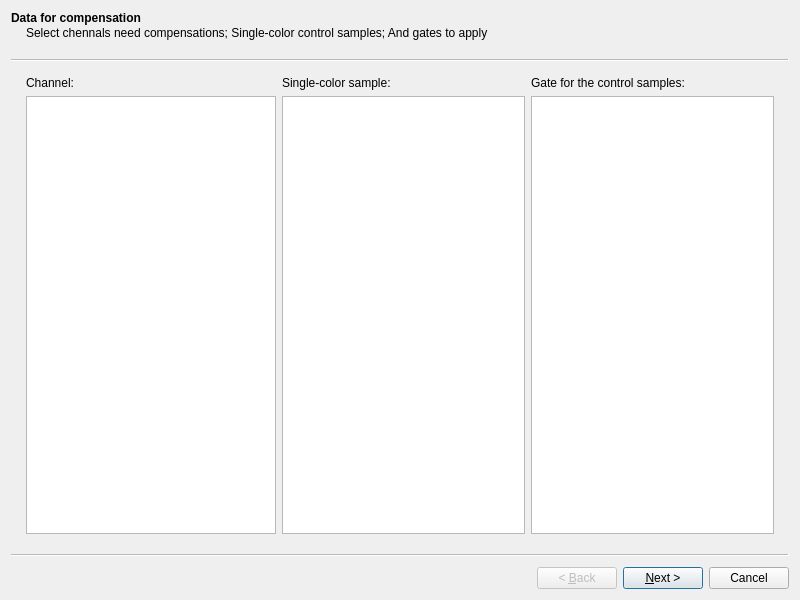
<?xml version="1.0" encoding="UTF-8"?>
<ui version="4.0">
 <class>Wizard</class>
 <widget class="QWizard" name="Wizard">
  <property name="geometry">
   <rect>
    <x>0</x>
    <y>0</y>
    <width>800</width>
    <height>600</height>
   </rect>
  </property>
  <property name="windowTitle">
   <string>Compensation Wizard</string>
  </property>
  <property name="wizardStyle">
   <enum>QWizard::ClassicStyle</enum>
  </property>
  <widget class="QWizardPage" name="wPage1">
   <property name="title">
    <string>Data for compensation</string>
   </property>
   <property name="subTitle">
    <string>Select chennals need compensations; Single-color control samples; And gates to apply </string>
   </property>
   <layout class="QGridLayout" name="gridLayout">
    <item row="0" column="0">
     <widget class="QLabel" name="label">
      <property name="sizePolicy">
       <sizepolicy hsizetype="Minimum" vsizetype="Preferred">
        <horstretch>0</horstretch>
        <verstretch>0</verstretch>
       </sizepolicy>
      </property>
      <property name="text">
       <string>Channel:</string>
      </property>
     </widget>
    </item>
    <item row="0" column="1">
     <widget class="QLabel" name="label_2">
      <property name="text">
       <string>Single-color sample:</string>
      </property>
     </widget>
    </item>
    <item row="0" column="2">
     <widget class="QLabel" name="label_3">
      <property name="text">
       <string>Gate for the control samples:</string>
      </property>
     </widget>
    </item>
    <item row="1" column="0">
     <widget class="QListView" name="chnlListView">
      <property name="sizePolicy">
       <sizepolicy hsizetype="Minimum" vsizetype="Expanding">
        <horstretch>0</horstretch>
        <verstretch>0</verstretch>
       </sizepolicy>
      </property>
      <property name="maximumSize">
       <size>
        <width>250</width>
        <height>16777215</height>
       </size>
      </property>
     </widget>
    </item>
    <item row="1" column="1">
     <widget class="QListView" name="smplListView"/>
    </item>
    <item row="1" column="2">
     <widget class="QListView" name="gateListView"/>
    </item>
   </layout>
  </widget>
  <widget class="QWizardPage" name="wPage2">
   <property name="title">
    <string>Assign single-color samples:</string>
   </property>
   <property name="subTitle">
    <string>For each channel, select a single-color control sample to calculate the compensation</string>
   </property>
   <layout class="QVBoxLayout" name="verticalLayout">
    <item>
     <widget class="QScrollArea" name="scrollArea">
      <property name="horizontalScrollBarPolicy">
       <enum>Qt::ScrollBarAlwaysOff</enum>
      </property>
      <property name="widgetResizable">
       <bool>true</bool>
      </property>
      <widget class="QWidget" name="wP2Scroll">
       <property name="geometry">
        <rect>
         <x>0</x>
         <y>0</y>
         <width>766</width>
         <height>480</height>
        </rect>
       </property>
       <layout class="QVBoxLayout" name="verticalLayout_2"/>
      </widget>
     </widget>
    </item>
    <item>
     <widget class="QPushButton" name="clearAllPB">
      <property name="text">
       <string>Clear all</string>
      </property>
     </widget>
    </item>
   </layout>
  </widget>
  <widget class="QWizardPage" name="wPage3">
   <property name="title">
    <string>Additional settings</string>
   </property>
   <property name="subTitle">
    <string>Please provide additional settings to tweak the calculation of the compensation matrix. Leave them at default if you are not sure about some of them.</string>
   </property>
   <layout class="QVBoxLayout" name="verticalLayout_3">
    <item>
     <widget class="QGroupBox" name="groupBox_3">
      <property name="title">
       <string>Auto-fluorescence estimation</string>
      </property>
      <layout class="QHBoxLayout" name="horizontalLayout_3">
       <item>
        <widget class="QCheckBox" name="noAutoFCheck">
         <property name="text">
          <string>Skip esitmation (leave it at zeros)</string>
         </property>
        </widget>
       </item>
      </layout>
     </widget>
    </item>
    <item>
     <widget class="QGroupBox" name="groupBox">
      <property name="title">
       <string>How samples are averaged for auto-fluorescence:</string>
      </property>
      <layout class="QHBoxLayout" name="horizontalLayout">
       <item>
        <widget class="QRadioButton" name="medRadio">
         <property name="text">
          <string>Median</string>
         </property>
        </widget>
       </item>
       <item>
        <widget class="QRadioButton" name="gMeanRadio">
         <property name="text">
          <string>Geometric mean</string>
         </property>
         <property name="checked">
          <bool>true</bool>
         </property>
        </widget>
       </item>
       <item>
        <widget class="QRadioButton" name="meanRadio">
         <property name="text">
          <string>Arithmetic (normal) mean</string>
         </property>
         <property name="checked">
          <bool>false</bool>
         </property>
        </widget>
       </item>
      </layout>
     </widget>
    </item>
    <item>
     <widget class="QGroupBox" name="groupBox_2">
      <property name="title">
       <string>Warnings and notes</string>
      </property>
      <layout class="QVBoxLayout" name="verticalLayout_4">
       <item>
        <widget class="QLabel" name="p3EstiWarningLabel">
         <property name="styleSheet">
          <string notr="true">color : DarkRed;</string>
         </property>
         <property name="text">
          <string>Warning: No sample assigned to auto-fluorescence. Estimation will be based on single color samples.</string>
         </property>
        </widget>
       </item>
      </layout>
     </widget>
    </item>
    <item>
     <spacer name="verticalSpacer">
      <property name="orientation">
       <enum>Qt::Vertical</enum>
      </property>
      <property name="sizeHint" stdset="0">
       <size>
        <width>20</width>
        <height>40</height>
       </size>
      </property>
     </spacer>
    </item>
    <item>
     <widget class="QLabel" name="progressLabel">
      <property name="text">
       <string>Ready, click &quot;Next&quot; to start calculation.</string>
      </property>
     </widget>
    </item>
    <item>
     <widget class="QProgressBar" name="progressBar">
      <property name="value">
       <number>0</number>
      </property>
     </widget>
    </item>
   </layout>
  </widget>
  <widget class="QWizardPage" name="wPage4">
   <property name="title">
    <string>Preview of auto-fluorescence and spill matrix</string>
   </property>
   <property name="subTitle">
    <string>Click &quot;Finish&quot; to load this matrix into the EasyFlowQ main compensation manager</string>
   </property>
   <layout class="QGridLayout" name="gridLayout_2">
    <item row="1" column="0">
     <widget class="QTableView" name="autoFluoTable">
      <property name="maximumSize">
       <size>
        <width>300</width>
        <height>16777215</height>
       </size>
      </property>
     </widget>
    </item>
    <item row="1" column="1">
     <widget class="QTableView" name="spillMatTable">
      <attribute name="horizontalHeaderDefaultSectionSize">
       <number>100</number>
      </attribute>
      <attribute name="verticalHeaderVisible">
       <bool>false</bool>
      </attribute>
     </widget>
    </item>
    <item row="0" column="0">
     <widget class="QLabel" name="label_4">
      <property name="text">
       <string>Auto-fluorescence</string>
      </property>
     </widget>
    </item>
    <item row="0" column="1">
     <widget class="QLabel" name="label_5">
      <property name="text">
       <string>Signal spill into (channels) (%)</string>
      </property>
     </widget>
    </item>
    <item row="2" column="1">
     <widget class="QFrame" name="frame">
      <property name="frameShape">
       <enum>QFrame::StyledPanel</enum>
      </property>
      <property name="frameShadow">
       <enum>QFrame::Raised</enum>
      </property>
      <layout class="QHBoxLayout" name="horizontalLayout_4">
       <property name="leftMargin">
        <number>0</number>
       </property>
       <property name="topMargin">
        <number>0</number>
       </property>
       <property name="rightMargin">
        <number>0</number>
       </property>
       <property name="bottomMargin">
        <number>0</number>
       </property>
       <item>
        <widget class="QPushButton" name="load2MainPB">
         <property name="text">
          <string>Load compensation (no apply)</string>
         </property>
        </widget>
       </item>
       <item>
        <widget class="QPushButton" name="exportPB">
         <property name="text">
          <string>Export</string>
         </property>
        </widget>
       </item>
      </layout>
     </widget>
    </item>
   </layout>
  </widget>
 </widget>
 <resources/>
 <connections/>
</ui>
